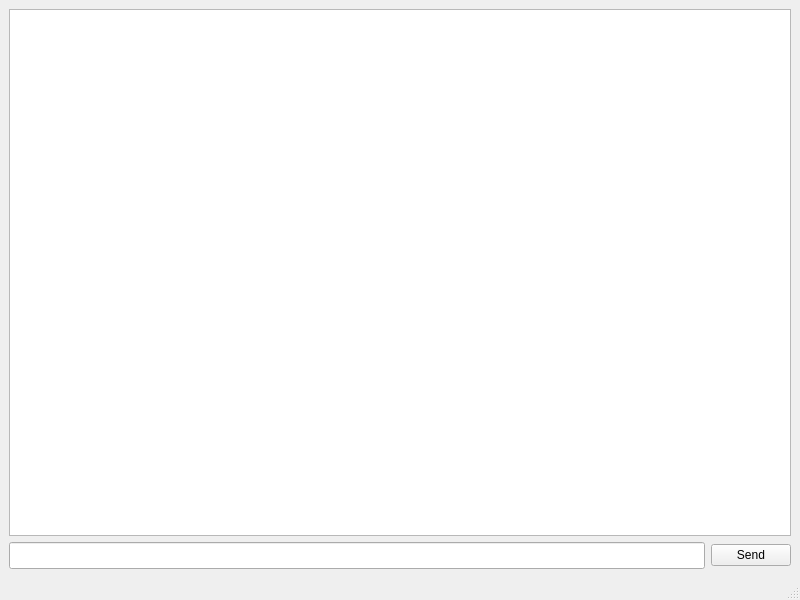
<?xml version="1.0" encoding="UTF-8"?>
<ui version="4.0">
 <class>ConsoleWindow</class>
 <widget class="QMainWindow" name="ConsoleWindow">
  <property name="geometry">
   <rect>
    <x>0</x>
    <y>0</y>
    <width>800</width>
    <height>600</height>
   </rect>
  </property>
  <property name="windowTitle">
   <string>Console</string>
  </property>
  <widget class="QWidget" name="centralwidget">
   <layout class="QHBoxLayout" name="horizontalLayout_2">
    <item>
     <layout class="QVBoxLayout" name="verticalLayout">
      <item>
       <widget class="QPlainTextEdit" name="consoleBox">
        <property name="font">
         <font>
          <family>Monospace</family>
          <pointsize>12</pointsize>
          <weight>75</weight>
          <bold>true</bold>
         </font>
        </property>
        <property name="readOnly">
         <bool>true</bool>
        </property>
       </widget>
      </item>
      <item>
       <layout class="QHBoxLayout" name="horizontalLayout">
        <item>
         <widget class="QLineEdit" name="commandLine">
          <property name="font">
           <font>
            <family>Monospace</family>
            <pointsize>12</pointsize>
            <weight>75</weight>
            <bold>true</bold>
           </font>
          </property>
         </widget>
        </item>
        <item>
         <widget class="QPushButton" name="sendButton">
          <property name="text">
           <string>Send</string>
          </property>
         </widget>
        </item>
       </layout>
      </item>
     </layout>
    </item>
   </layout>
  </widget>
  <widget class="QMenuBar" name="menubar">
   <property name="geometry">
    <rect>
     <x>0</x>
     <y>0</y>
     <width>800</width>
     <height>29</height>
    </rect>
   </property>
  </widget>
  <widget class="QStatusBar" name="statusbar"/>
 </widget>
 <tabstops>
  <tabstop>sendButton</tabstop>
  <tabstop>commandLine</tabstop>
  <tabstop>consoleBox</tabstop>
 </tabstops>
 <resources/>
 <connections>
  <connection>
   <sender>commandLine</sender>
   <signal>returnPressed()</signal>
   <receiver>sendButton</receiver>
   <slot>click()</slot>
   <hints>
    <hint type="sourcelabel">
     <x>679</x>
     <y>552</y>
    </hint>
    <hint type="destinationlabel">
     <x>751</x>
     <y>553</y>
    </hint>
   </hints>
  </connection>
 </connections>
</ui>
